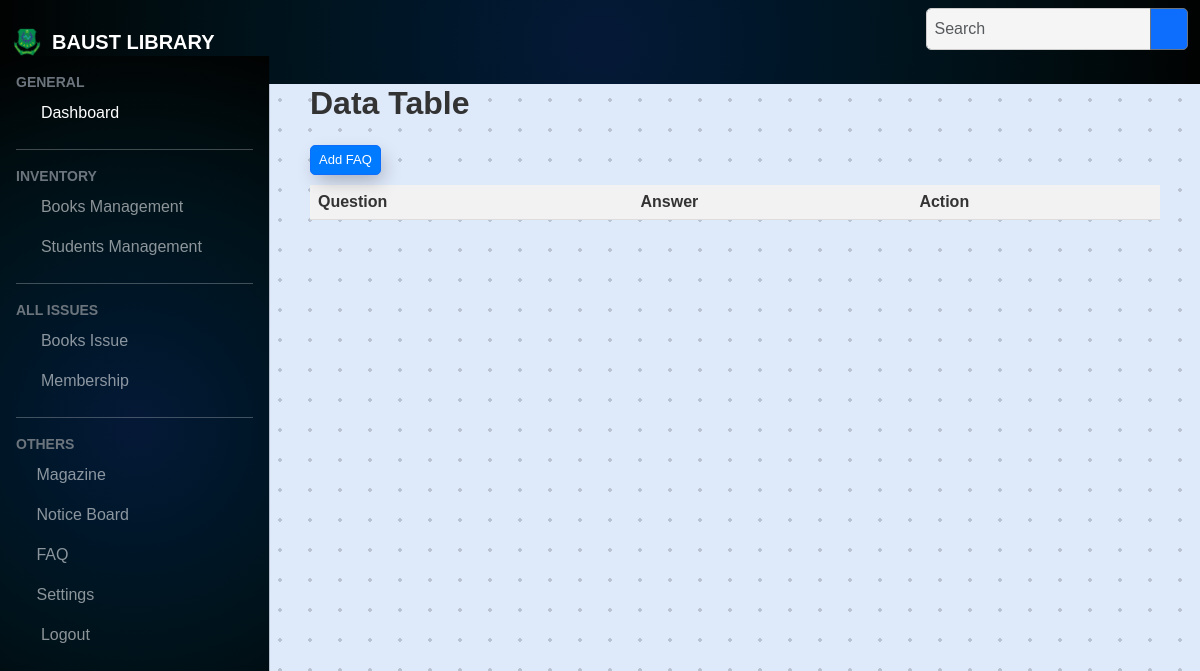
The app's page /FAQ/read_faq.php, older data.
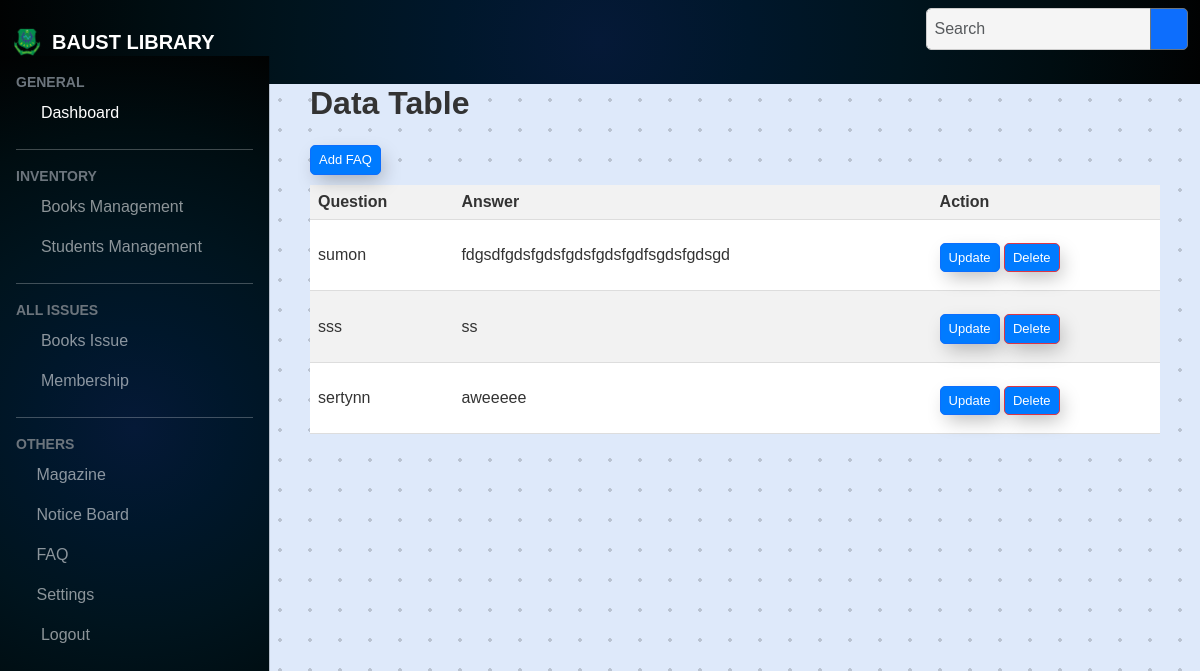
The same page, newer data.
### tables this page shows
CREATE TABLE `faq` (
  `id` int(11) NOT NULL,
  `question` varchar(50) DEFAULT NULL,
  `answer` text DEFAULT NULL
);

### FAQ/read_faq.php (the view, shortened to what the changed rows need)
</html>
<!DOCTYPE html>
<html lang="en">
<head>
  <link href="<?php echo BASE_URL ?>assets/css/bootstrap.min.css" rel="stylesheet" />
  <link href="<?php echo BASE_URL ?>assets/css/dataTables.bootstrap5.min.css" rel="stylesheet" />
  <link rel="stylesheet" href="<?php echo BASE_URL ?>assets/css/style.css" />
  <link rel="stylesheet" href="styles.css">
</head>
<body class="container1">
  <main class="mt-5 pt-3" style="box-sizing:border-box; padding: 20px">
    <h2>Data Table</h2>
    <table id="FAQ Table">
      <thead>
        <tr>
          <th>Question</th>
          <th>Answer</th>
          <th>Action</th>
        </tr>
      </thead>
      <tbody>
        <?php
        include "db_connection.php";
        $sql = "SELECT * FROM faq";
        $result = $con->query($sql);
        while ($row = $result->fetch_assoc()) {
          echo "<tr>
              <td>" . $row['question'] . "</td>
              <td>" . $row['answer'] . "</td>
              <td>
                <a class='btn btn-primary btn-sm' href='update_faq.php?id=$row[id]' target='_BLANK'>Update</a>
                <a class='btn btn-danger btn-sm' href='delete_faq.php?id=$row[id]'>Delete</a>
              </td>
            </tr>";
        }
        ?>
      </tbody>
  </main>
  <?php include_once(DIR_URL . "include/footer.php") ?>

Row changes from the older to the newer data that the page shows:
added faq: question "sumon", answer "fdgsdfgdsfgdsfgdsfgdsfgdfsgdsfgdsgd"
added faq: question "sss", answer "ss"
added faq: question "sertynn", answer "aweeeee"
